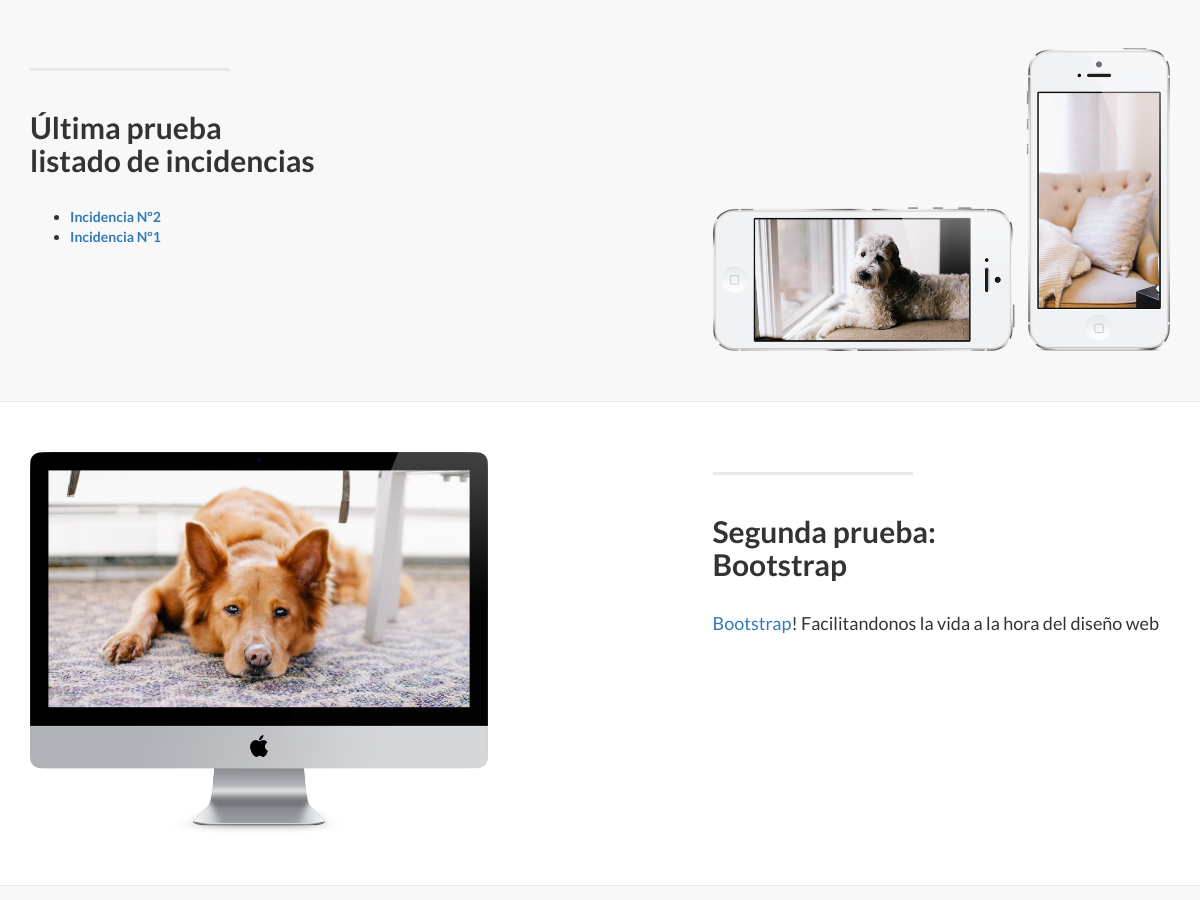
The app's page / (middle part), older data.
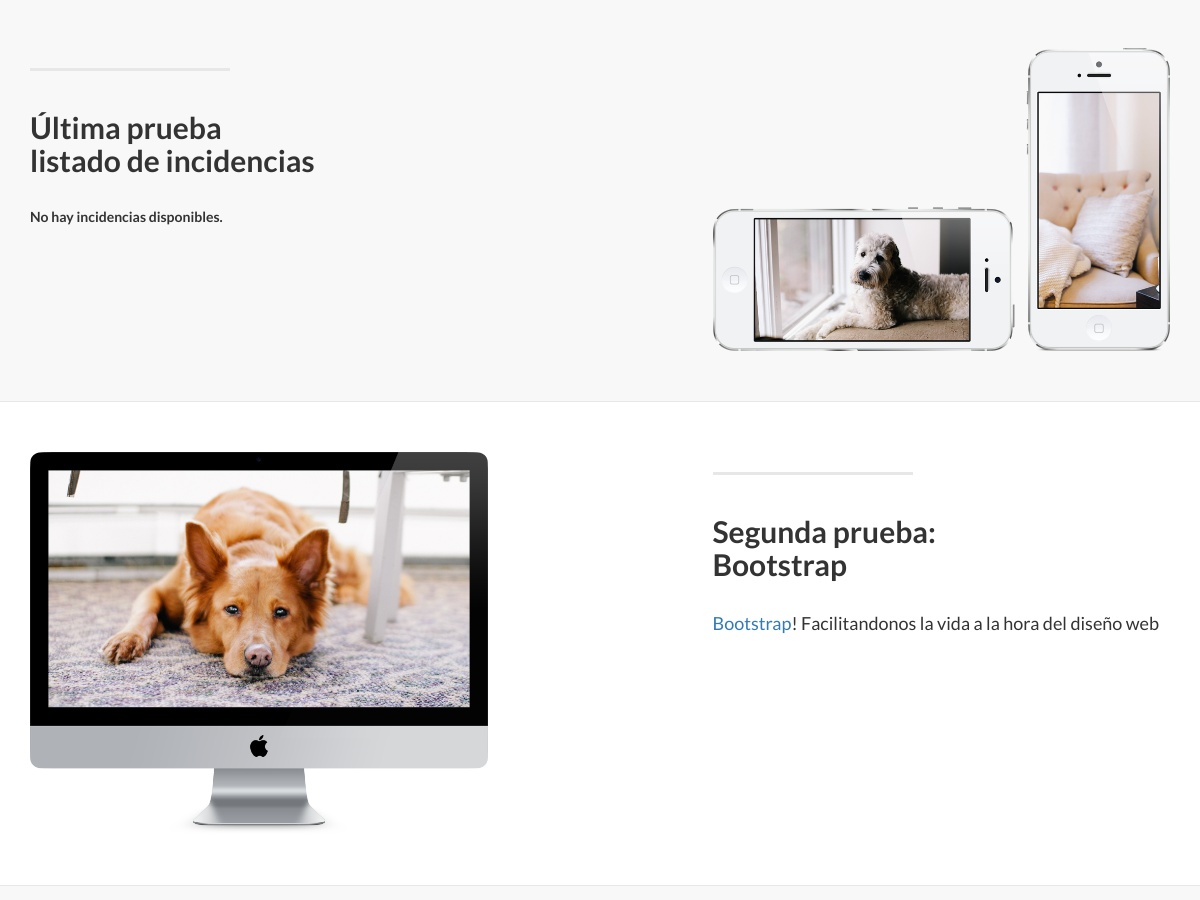
The same page, newer data.
### tracker/models.py (models this page shows, shortened)
class Incidencia(models.Model):
    incidencia_cliente = models.ForeignKey(Cliente)
    incidencia_descripcion = models.CharField('Descripcion', max_length=200)
    incidencia_prioridad = models.IntegerField('Prioridad', default=0)
    incidencia_fecha = models.DateTimeField('Fecha creacion', auto_now_add=True)
    PREGUNTA='Pregunta'
    ERROR='Error'
    AVERIA='Averia'
    incidencia_clase_tipos = ((PREGUNTA, 'Pregunta'), (ERROR, 'Error'), (AVERIA, 'Averia'), )
    incidencia_clases =models.CharField(max_length=10, choices=incidencia_clase_tipos, default=PREGUNTA)
    incidencia_resuelta = models.BooleanField(default=False)
    def was_published_recently(self):
        return self.pub_date >= timezone.now() - datetime.timedelta(days=1)
    was_published_recently.admin_order_field = 'pub_date'
    was_published_recently.boolean = True
    was_published_recently.short_description = 'Published recently?'

### tracker/views.py (the view)
# urls.py: url(r'^$', views.IndexView.as_view(), name='index'),
class IndexView(generic.ListView):
    template_name = 'tracker/index.html'
    context_object_name = 'ultimas_incidencias'
    def get_queryset(self):
        return Incidencia.objects.order_by('-incidencia_fecha')[:10]

### tracker/templates/tracker/index.html (shortened to what this page needs)
{% extends 'base.html' %}
{% load staticfiles %}
{% block block1 %}
<div class="content-section-a">
        <div class="container">
            <div class="row">
                <div class="col-lg-5 col-sm-6">
                    <hr class="section-heading-spacer">
                    <div class="clearfix"></div>
                    <h2 class="section-heading">Última prueba<br>listado de incidencias</h2>
                    {% if ultimas_incidencias %}
						<ul>
						{% for inci in ultimas_incidencias %}
							<li><a href="{% url 'tracker:detail' inci.id %}#info">Incidencia Nº{{ inci.id }}</a></li>
						{% endfor %}
						</ul>
						{% else %}
							<p>No hay incidencias disponibles.</p>
					{% endif %}
                </div>
                <div class="col-lg-5 col-lg-offset-2 col-sm-6">
                    <img class="img-responsive" src="img/phones.png" alt="">
                </div>
            </div>
        </div>
    </div>
{% endblock block1 %}
{% block block2 %}
<div class="content-section-b">
        <div class="container">
            <div class="row">
                <div class="col-lg-5 col-lg-offset-1 col-sm-push-6  col-sm-6">
                    <hr class="section-heading-spacer">
                    <div class="clearfix"></div>
                    <h2 class="section-heading">Segunda prueba:<br>Bootstrap</h2>
                    <p class="lead"><a target="_blank" href="http://getbootstrap.com/">Bootstrap</a>! Facilitandonos la vida a la hora del diseño web</p>
                </div>
                <div class="col-lg-5 col-sm-pull-6  col-sm-6">
                    <img class="img-responsive" src="img/dog.png" alt="">
                </div>
            </div>
        </div>
    </div>
{% endblock block2 %}
{% block block3 %}
    <div class="content-section-a">
    </div>
{% endblock block3 %}

Row changes from the older to the newer data that the page shows:
removed Incidencia: id "2"
removed Incidencia: id "1"
Text that changed along with them:
text now shown: "No hay incidencias disponibles."
